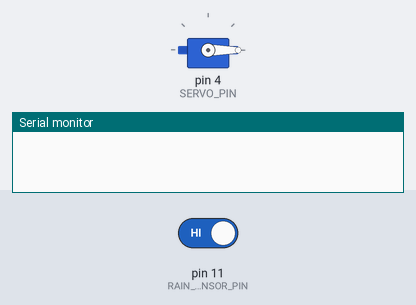
Simulated run of this sketch. Board: Arduino Uno, built with avr-gcc and run on an emulated ATmega328P. Parts: servo, the last lines printed to the serial monitor. Inputs (shaded band) come from the test bench; at power-on: pin 11 (RAIN_SENSOR_PIN) HIGH.

Above: at 10.8 s.
10.9 s: pin 11 (RAIN_SENSOR_PIN) driven LOW
At 15.7 s:
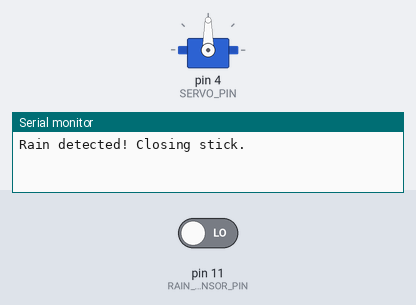
16.9 s: pin 11 (RAIN_SENSOR_PIN) driven HIGH
At 20.7 s:
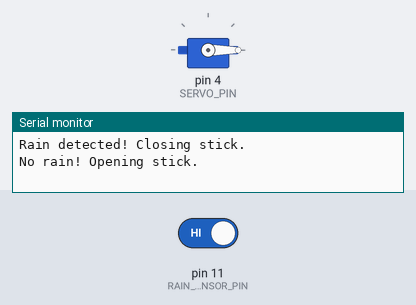
Timing chart, 0 to 22.2 s (numbered marks = the images above; inputs shaded):
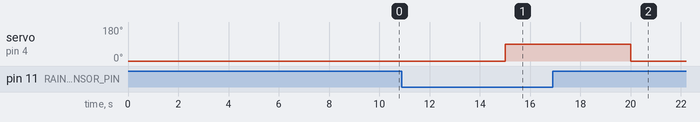

Measured:
- after the input at 10.9 s, servo on pin 4 (SERVO_PIN): 0° → 90° after 4.1 s
- after the input at 16.9 s, servo on pin 4 (SERVO_PIN): 90° → 0° after 3.1 s

The sketch:

Experiment_no_21.ino
```cpp
#include <Servo.h>

#define RAIN_SENSOR_PIN 11  // Digital pin for rain sensor
#define SERVO_PIN 4      // Servo motor pin

Servo myServo;
bool isClosed = false; // Track the state of the stick

void setup() {
    pinMode(RAIN_SENSOR_PIN, INPUT);
    myServo.attach(SERVO_PIN);
    myServo.write(0); // Start position (open)
    Serial.begin(9600);
}

void loop() {
    int rainDetected = digitalRead(RAIN_SENSOR_PIN);

    if (rainDetected == LOW && !isClosed) { // If rain is detected
        Serial.println("Rain detected! Closing stick.");
        myServo.write(90); // Move servo to close stick
        isClosed = true;
    }
    else if (rainDetected == HIGH && isClosed) { // If no rain
        Serial.println("No rain! Opening stick.");
        myServo.write(0); // Move servo back
        isClosed = false;
    }

    delay(5000); // Check every second
}
```
